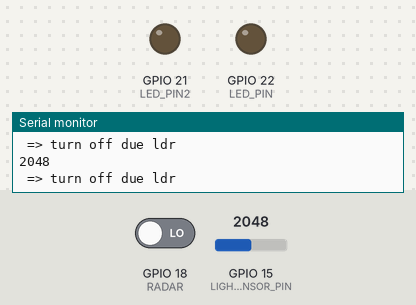
A sketch run on a simulated ESP32. On the bench: output pins drawn as LEDs (lit = HIGH), the last lines printed to the serial monitor. Inputs (shaded band) come from the test bench; at power-on: GPIO 15 (LIGHT_SENSOR_PIN) = 2048, GPIO 18 (RADAR) LOW.

Above: at 1.2 s.
1.3 s: GPIO 15 (LIGHT_SENSOR_PIN) set to 2437
4.3 s: GPIO 15 (LIGHT_SENSOR_PIN) set to 2545
At 5.2 s:
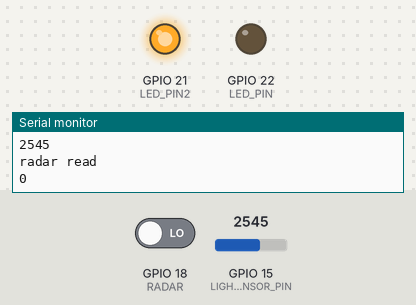
5.8 s: GPIO 15 (LIGHT_SENSOR_PIN) set to 0
At 6.8 s:
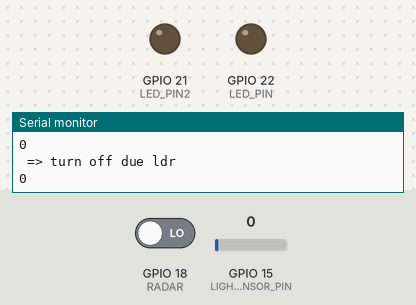
Timing chart, 0 to 8.8 s (numbered marks = the images above; inputs shaded):
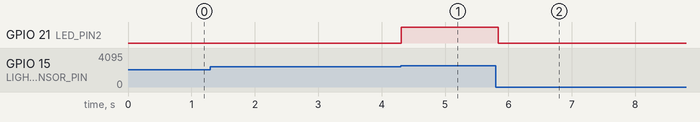

Measured:
- the behaviour switches between 2500 and 2501 on GPIO 15 (LIGHT_SENSOR_PIN) (found by bisection; images 0 and 1)
- after the input at 4.3 s, GPIO 21 (LED_PIN2): LOW → HIGH at once
- after the input at 5.8 s, GPIO 21 (LED_PIN2): HIGH → LOW at once

The sketch:

arduinopycode3.ino.ino
```cpp
/*
 * This ESP32 code is created by esp32io.com
 *
 * This ESP32 code is released in the public domain
 *
 * For more detail (instruction and wiring diagram), visit https://esp32io.com/tutorials/esp32-light-sensor
 */

// constants won't change

#define LIGHT_SENSOR_PIN  15  // ESP32 pin GIOP36 (ADC0) connected to light sensor for taking input
#define LED_PIN           22  // ESP32 pin GIOP22 connected to LED //output
#define LED_PIN2          21
#define ANALOG_THRESHOLD  2500//threshold of ldr
#define RADAR  18
bool radardetect =false;//radar has detected something
bool val= false;//to read current value of radar
int p=0;//to store value of val

//#define TRIG_PIN 23 // ESP32 pin GIOP23 connected to Ultrasonic Sensor's TRIG pin
//#define ECHO_PIN 13 // ESP32 pin GIOP13 connected to Ultrasonic Sensor's ECHO pin
//bool  cam = false;
String work;
//float duration_us, distance_cm;

void setup() {

   Serial.begin (9600);
   pinMode(LED_PIN, OUTPUT); // set ESP32 pin to output mode for ldr
   pinMode(LED_PIN2, OUTPUT); // set ESP32 pin to output mode for ldr

  pinMode (RADAR, INPUT);
}

void loop() {
  int analogValue = analogRead(LIGHT_SENSOR_PIN); // read the value on analog pin //takes in the input od ldr sensor
   Serial.println(analogValue);
  //if (analogValue > ANALOG_THRESHOLD) // digitalWrite(LED_PIN2, HIGH);
   // else digitalWrite(LED_PIN2, LOW);


  // if (Serial.available() > 0){
  //    if (Serial.read() == 'x')cam =true;
  // }
  // else if (Serial.read() == 'y') cam =false;

    if (analogValue > ANALOG_THRESHOLD){
      digitalWrite(LED_PIN2, HIGH);


      val = digitalRead(RADAR);//radar do it works
      Serial.println("radar read ");
      Serial.println(val);

      if(val==1){
     // p=val;
      // digitalWrite(LED_PIN, HIGH);
     if (Serial.available() > 0){
       // read the incoming byte:
       work = "";
       while(Serial.available() > 0){
         char Serial_Data= Serial.read();

         work=work+Serial_Data;
         //if(Serial_Data == "y")
        // if (Serial.read() == 'x')  {} digitalWrite(LED_PIN, HIGH);
           // delay(1000);
      }
        //if(work!="")
        //int incomingByte = Serial.read();
        Serial.println(" I received:");
       Serial.println(work);
       digitalWrite(LED_PIN, HIGH);


       Serial.end();
       Serial.begin(9600);
       delay(1000);
        //digitalWrite(LED_PIN, LOW);

  }
  else  {
     Serial.println("turn off due camera");
    digitalWrite(LED_PIN, LOW);

  }

 } // turn on LED

      else{//flag=0;
        Serial.println("turn off due radar");//no person is around the light // false reading by US
        digitalWrite(LED_PIN, LOW);
        }
      }
    //else{digitalWrite(LED_PIN, LOW);}//person exits 11111111111111111111


    else{
   digitalWrite(LED_PIN, LOW);
   digitalWrite(LED_PIN2, LOW);

   Serial.println(" => turn off due ldr");
   //cam=false;
  }

}
```
